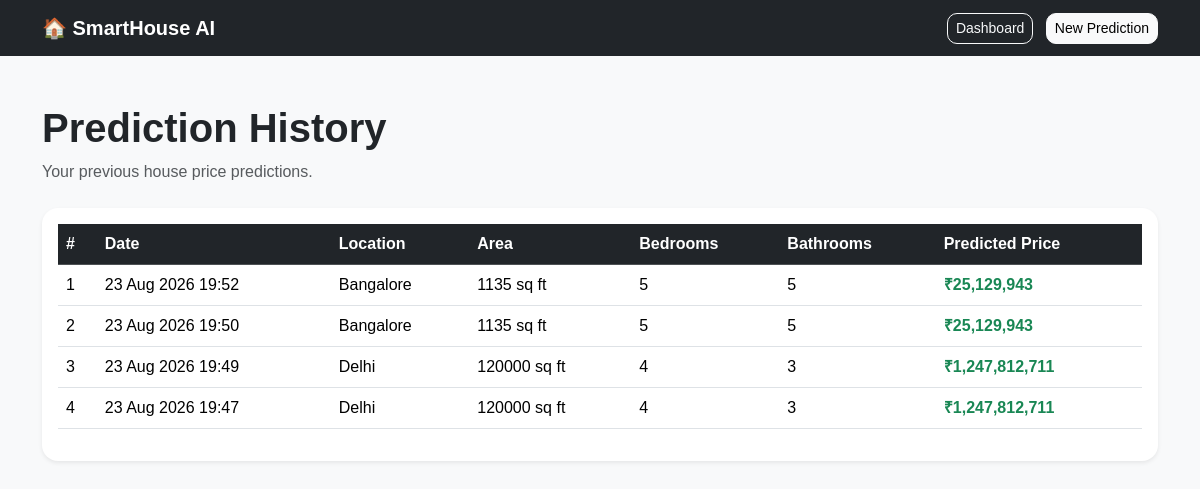
Screenshot of /history (signed in) with the database file from the repository.
### database/models.py (models this page shows)
class Prediction(db.Model):
    __tablename__ = "predictions"
    id = db.Column(
        db.Integer,
        primary_key=True
    )
    user_id = db.Column(
        db.Integer,
        db.ForeignKey("users.id"),
        nullable=True
    )
    area = db.Column(
        db.Float,
        nullable=False
    )
    bedrooms = db.Column(
        db.Integer,
        nullable=False
    )
    bathrooms = db.Column(
        db.Integer,
        nullable=False
    )
    location = db.Column(
        db.String(100),
        nullable=False
    )
    predicted_price = db.Column(
        db.Float,
        nullable=False
    )
    created_at = db.Column(
        db.DateTime,
        default=datetime.utcnow
    )

### routes/main.py (the view)
@main_bp.route("/history")
@login_required
def history():
    prediction_history = Prediction.query.filter_by(
        user_id=current_user.id
    ).order_by(
        Prediction.created_at.desc()
    ).all()
    return render_template(
        "history.html",
        history=prediction_history
    )

### app.py (called while the page is built)
@login_manager.user_loader
def load_user(user_id):
    return db.session.get(
        User,
        int(user_id)
    )

### templates/history.html (shortened to what this page needs)
<!DOCTYPE html>
<html lang="en">
<head>
    <link
        href="https://cdn.jsdelivr.net/npm/bootstrap@5.3.3/dist/css/bootstrap.min.css"
        rel="stylesheet"
    >
    <link
        rel="stylesheet"
        href="{{ url_for('static', filename='css/style.css') }}"
    >
</head>
<body class="bg-light">
<nav class="navbar navbar-dark bg-dark">
    <div class="container">
        <a class="navbar-brand fw-bold" href="{{ url_for('index') }}">
            🏠 SmartHouse AI
        </a>
        <div>
            <a class="btn btn-outline-light btn-sm me-2"
               href="{{ url_for('main.dashboard') }}">
                Dashboard
            </a>
            <a class="btn btn-light btn-sm"
               href="{{ url_for('main.predict') }}">
                New Prediction
            </a>
        </div>
    </div>
</nav>
<div class="container py-5">
    <div class="mb-4">
        <h1 class="fw-bold">
            Prediction History
        </h1>
        <p class="text-muted">
            Your previous house price predictions.
        </p>
    </div>
    {% if history %}
    <div class="card border-0 shadow-sm">
        <div class="card-body">
            <div class="table-responsive">
                <table class="table table-hover align-middle">
                    <thead class="table-dark">
                    <tr>
                        <th>#</th>
                        <th>Date</th>
                        <th>Location</th>
                        <th>Area</th>
                        <th>Bedrooms</th>
                        <th>Bathrooms</th>
                        <th>Predicted Price</th>
                    </tr>
                    </thead>
                    <tbody>
                    {% for item in history %}
                    <tr>
                        <td>
                            {{ loop.index }}
                        </td>
                        <td>
                            {{ item.created_at.strftime('%d %b %Y %H:%M') }}
                        </td>
                        <td>
                            {{ item.location }}
                        </td>
                        <td>
                            {{ item.area|int }} sq ft
                        </td>
                        <td>
                            {{ item.bedrooms }}
                        </td>
                        <td>
                            {{ item.bathrooms }}
                        </td>
                        <td class="fw-bold text-success">
                            ₹{{ "{:,.0f}".format(item.predicted_price) }}
                        </td>
                    </tr>
                    {% endfor %}
                    </tbody>
                </table>
            </div>
        </div>
    </div>
    {% endif %}
</div>
</body>
</html>

### static/css/style.css (style rules this page uses)
body { font-family: Arial, sans-serif; }
.card { border-radius: 16px; }
.btn { border-radius: 10px; }

### rows the page displays
Prediction: created_at "23 Aug 2026 19:52", location "Bangalore", area "1135", bedrooms "5", bathrooms "5", predicted_price "25,129,943"
Prediction: created_at "23 Aug 2026 19:50", location "Bangalore", area "1135", bedrooms "5", bathrooms "5", predicted_price "25,129,943"
Prediction: created_at "23 Aug 2026 19:49", location "Delhi", area "120000", bedrooms "4", bathrooms "3", predicted_price "1,247,812,711"
Prediction: created_at "23 Aug 2026 19:47", location "Delhi", area "120000", bedrooms "4", bathrooms "3", predicted_price "1,247,812,711"
